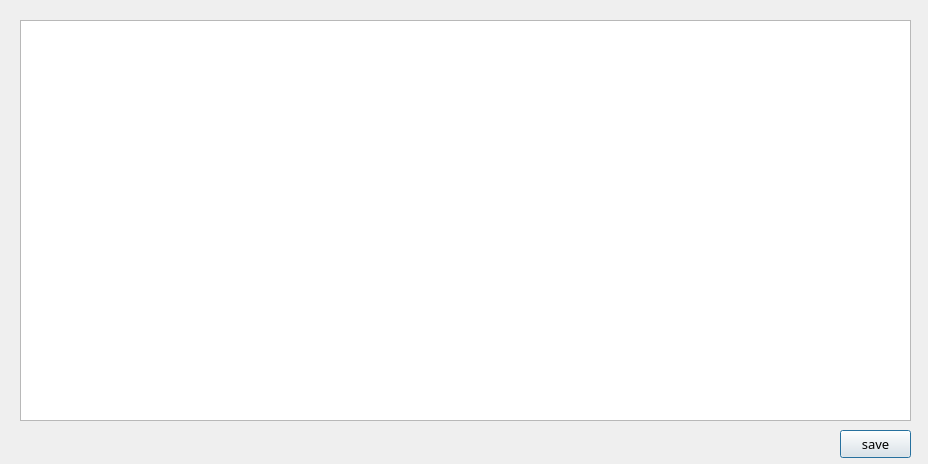
<?xml version="1.0" encoding="UTF-8"?>
<ui version="4.0">
 <class>OrderUser</class>
 <widget class="QDialog" name="OrderUser">
  <property name="geometry">
   <rect>
    <x>0</x>
    <y>0</y>
    <width>928</width>
    <height>464</height>
   </rect>
  </property>
  <property name="windowTitle">
   <string>Dialog</string>
  </property>
  <widget class="QTableWidget" name="tableWidget">
   <property name="geometry">
    <rect>
     <x>20</x>
     <y>20</y>
     <width>891</width>
     <height>401</height>
    </rect>
   </property>
  </widget>
  <widget class="QPushButton" name="saveBtn">
   <property name="geometry">
    <rect>
     <x>840</x>
     <y>430</y>
     <width>71</width>
     <height>28</height>
    </rect>
   </property>
   <property name="font">
    <font>
     <family>微软雅黑</family>
     <pointsize>10</pointsize>
    </font>
   </property>
   <property name="text">
    <string>save</string>
   </property>
  </widget>
 </widget>
 <resources/>
 <connections/>
</ui>
